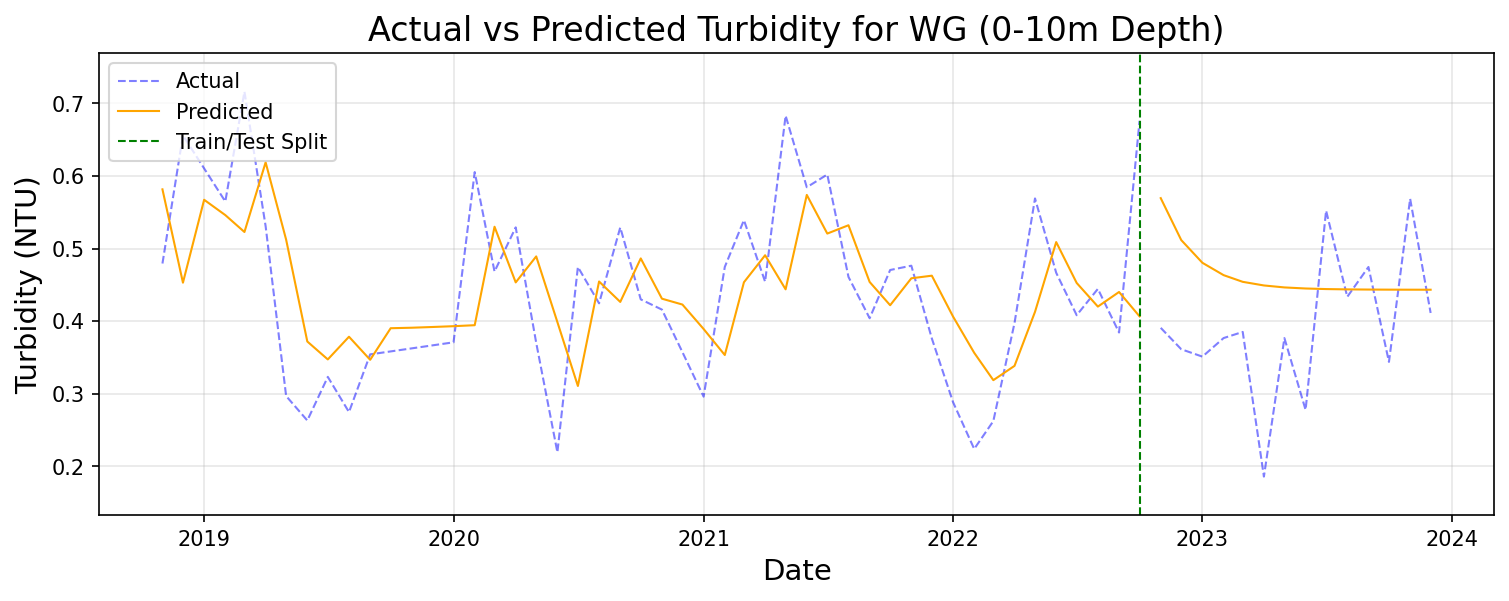
#> input picture Nick_SARIMA _models/evan_sid_sarima/plots_turbidity/WG_0-10m_turbidity_train_test_forecast.png, 1509 x 601 px
$ python image_concatenater.py
#> lines starting #> are read from the running program, lines starting #| are printed output that depends on the picture
from PIL import Image

def concat_images_vertically(image1_path, image2_path, output_path):
    # Open the images
#> called with image2_path = '010turbid.png', output_path = 'concatenated.png'
    im1 = Image.open(image1_path)
#> im1 is the input picture: PIL image 1509x601 RGBA; mean R, G, B, A 248.4, 247.9, 247.8, 255
    im2 = Image.open(image2_path)
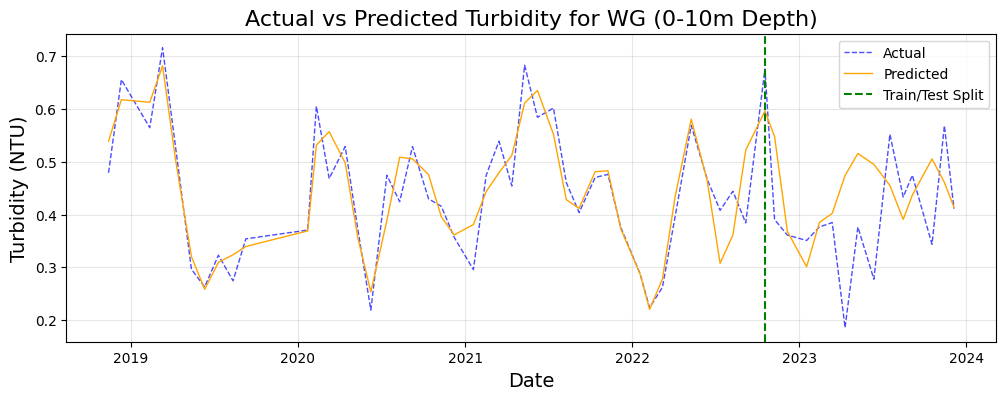
#> input picture Nick_SARIMA _models/evan_sid_sarima/plots_turbidity/010turbid.png, 1006 x 400 px
#> im2 is the input picture: PIL image 1006x400 RGBA; mean R, G, B, A 247.9, 247.2, 247.1, 255

    # Get sizes of the images
    w1, h1 = im1.size
#> w1 = 1509; h1 = 601
    w2, h2 = im2.size
#> w2 = 1006; h2 = 400

    # If widths are different, resize image2 to match image1's width
    if w1 != w2:
        new_height = int(h2 * (w1 / w2))
#> new_height = 600
        im2 = im2.resize((w1, new_height))
#> im2: PIL image 1509x600 RGBA
        w2, h2 = im2.size
#> w2 = 1509; h2 = 600

    # Create a new image with the same width and combined height
    new_image = Image.new('RGB', (w1, h1 + h2))
#> new_image: PIL image 1509x1201 RGB; every value is 0

    # Paste image1 at the top and image2 below it
    new_image.paste(im1, (0, 0))
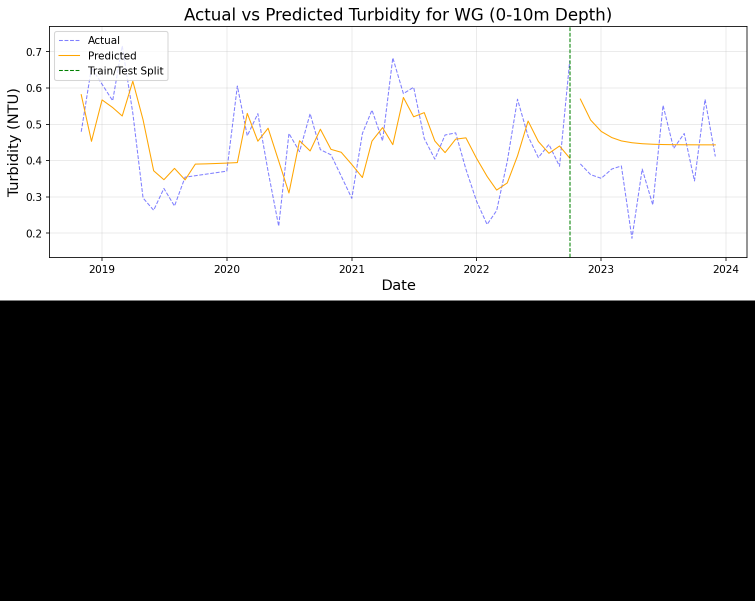
#> new_image: PIL image 1509x1201 RGB (shown at 1/2 size); mean R, G, B 124.3, 124.1, 124
    new_image.paste(im2, (0, h1))
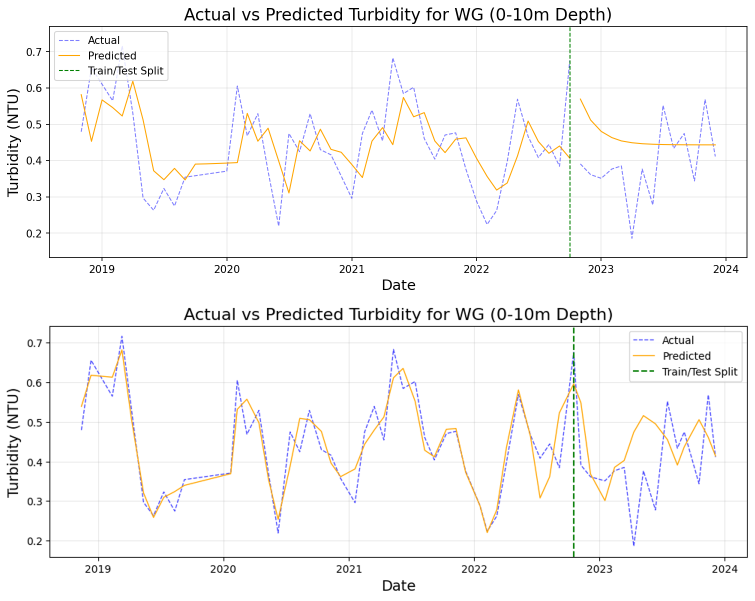
#> new_image: PIL image 1509x1201 RGB (shown at 1/2 size); mean R, G, B 248, 247.5, 247.3

    # Save the concatenated image
    new_image.save(output_path)
    print(f"Output image saved as {output_path}")

# File names are hardcoded here.
image1 = 'WG_0-10m_turbidity_train_test_forecast.png'
image2 = '010turbid.png'
output = 'concatenated.png'

concat_images_vertically(image1, image2, output)
